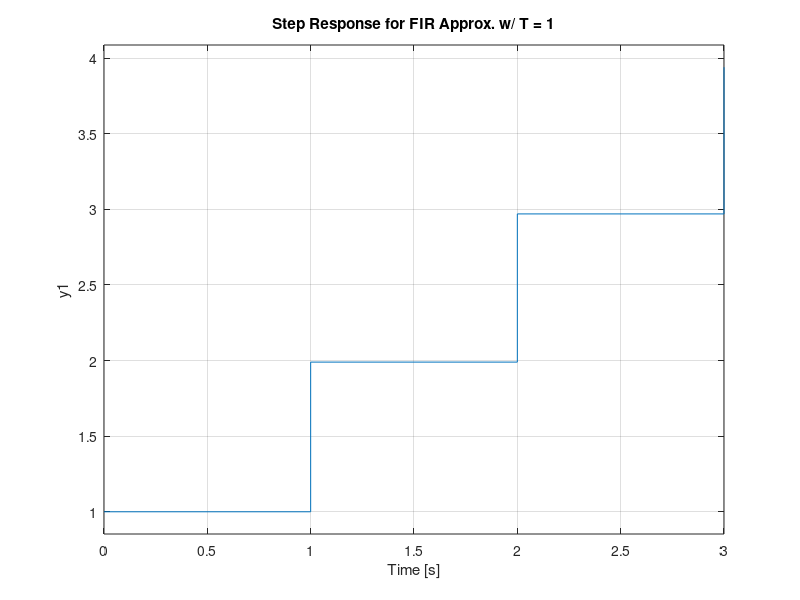

Write the MATLAB code that produced this figure.
%%%%%%%%%%%%%%%%%%%%%%%%%%%%%%%%%%%%%%%%%%%%%%%%%%%%%%%%%%%%%%%%%%%%%%%%%%%
% The University of Akron
% Signals & Systems
% Fall 2020
% FIR Approximation Step Response
% Assignment 11 Problem 3
%%%%%%%%%%%%%%%%%%%%%%%%%%%%%%%%%%%%%%%%%%%%%%%%%%%%%%%%%%%%%%%%%%%%%%%%%%%

% create transfer function for G(s)
G = tf( 1,[ 1 1 ] );         

num = [ 1 0.9900 0.9801 0.9702 0.9606 ];
den = [ 1 0 0 0 0 ];
z = tf( 'z', 0.01 );

%%%%%%%%%%%%%%%%%%%%%%%%%%%%%%%%%%%%%%%%%%%%%%%%%%%%%%%%%%%%%%%%%%%%%%%%%%%

% FIR approximations for different values of T
Ts = 0.01;
Gfir1 = tf( num, den, Ts ) 

Ts = 0.1;
Gfir2 = tf( num, den, Ts )

Ts = 1;
Gfir3 = tf( num, den, Ts )

%%%%%%%%%%%%%%%%%%%%%%%%%%%%%%%%%%%%%%%%%%%%%%%%%%%%%%%%%%%%%%%%%%%%%%%%%%%

figure ( 1 );
subplot( 4, 1, 1 );
step( G );                            
title( 'Step Response G(s)' )

subplot( 4, 1, 2 );                             
step( Gfir1 );
title( 'Step Response for FIR Approx. w/ T = 0.01' );

subplot( 4, 1, 3 );
step( Gfir2 );
title( 'Step Response for FIR Approx. w/ T = 0.1' );

subplot( 4, 1, 4 );
step( Gfir3 );
title( 'Step Response for FIR Approx. w/ T = 1' );

%%%%%%%%%%%%%%%%%%%%%%%%%%%%%%%%%%% EOF %%%%%%%%%%%%%%%%%%%%%%%%%%%%%%%%%%%
